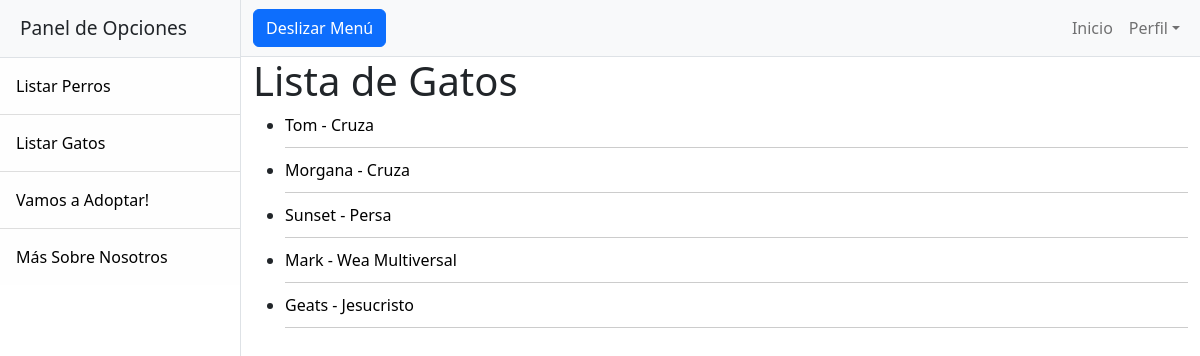
Before: /Centro-Adopcion/lista-gatos with the older database file.
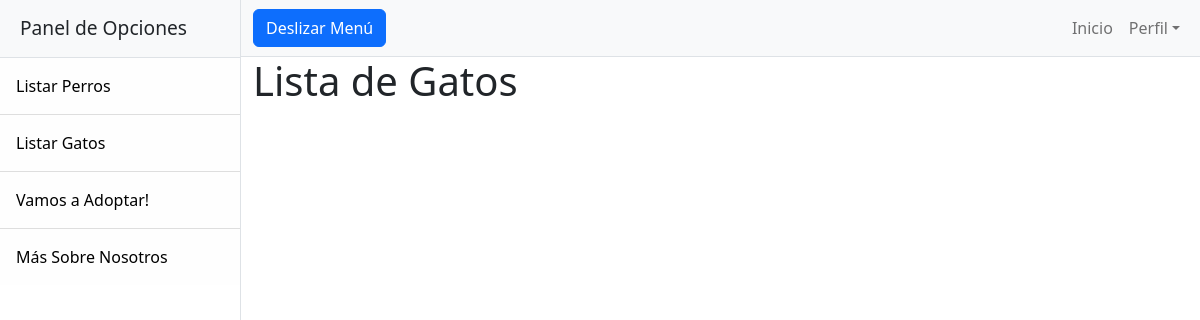
After: the same page with the newer database file.
### Centro_Adopcion/models.py (models this page shows)
class Cats(models.Model):
    Name=models.CharField(max_length=40, verbose_name="Nombre:")
    Race=models.CharField(max_length=40, verbose_name="Raza:")
    Gender=models.CharField(max_length=40, verbose_name="Genero:(Macho o Hembra)")
    Age=models.CharField(max_length=40, verbose_name="Edad:(Meses o Años)")
    Foto = models.ImageField(upload_to='fotos_mascotas', blank=True, null=True)
    def __str__(self):
        return f'{self.Name} - {self.Race}'
    class Meta:
        verbose_name = 'Cat'
        verbose_name_plural = 'Cats'

### Centro_Adopcion/views.py (the view)
# urls.py: path('lista-gatos', CatsList.as_view(), name='gatos_list'),
class CatsList(ListView):
  model = Cats
  template_name = 'gatos_list.html'
  context_object_name = "gatos"

### Centro_Adopcion/templates/gatos_list.html (shortened to what this page needs)
{% extends 'base.html' %}
{% block content %}
<h1>Lista de Gatos</h1>
<ul>
  {% for gato in gatos %}
    <li style="margin-bottom: 10px; padding-bottom: 10px; border-bottom: 1px solid #ccc;">
      <div style="display: flex; justify-content: space-between; align-items: center;">
        <div>
          <a href="{% url 'DetalleGato' gato.id %}" style="color: black; text-decoration: none;">{{ gato }}</a>
        </div>
      </div>
    </li>
  {% endfor %}
</ul>
{% endblock %}

Changed rows visible on the page:
removed Cats: Name+Race "Tom - Cruza"
removed Cats: Name+Race "Morgana - Cruza"
removed Cats: Name+Race "Sunset - Persa"
removed Cats: Name+Race "Mark - Wea Multiversal"
removed Cats: Name+Race "Geats - Jesucristo"
